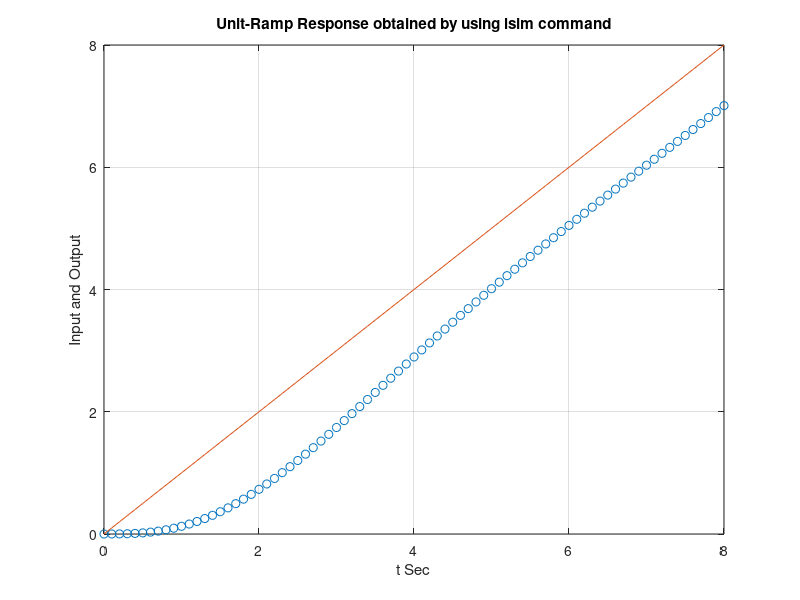

MATLAB code to generate this figure:
pkg load control
% Ramp Response using lsim command of standard second order system with zeta = 0.5 and wn =1
num = [0 0 1];
den = [1 1 1];
t = 0:0.1:8;
r =t;
sys = tf(num,den);
[y,t,x] = lsim(sys,r,t);
plot(t,y,'o',t,r,'-')
grid on
title('Unit-Ramp Response obtained by using lsim command')
xlabel('t Sec')
ylabel('Input and Output')